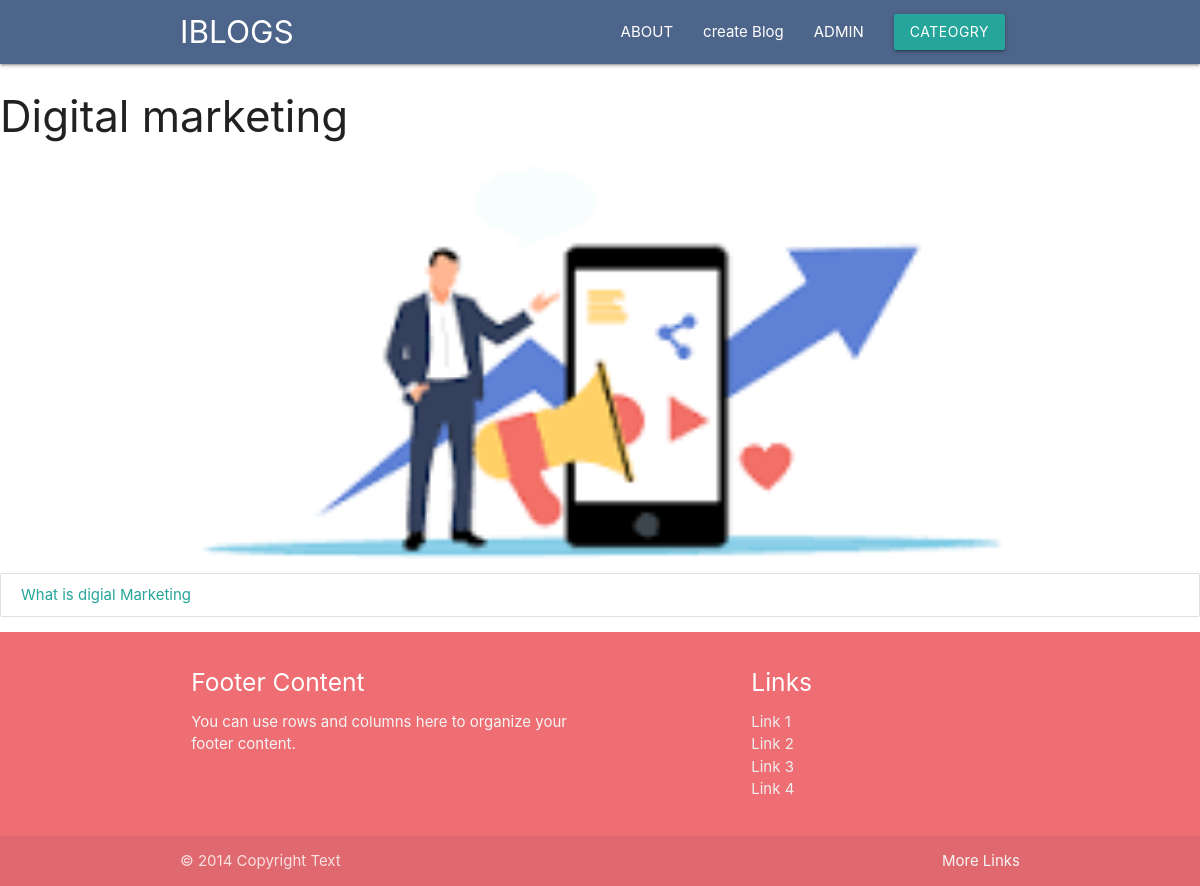
/category/dm/, run on the app's committed database.
### blog/models.py (models this page shows, shortened)
class Category(models.Model):
    cat_id = models.AutoField(primary_key=True)
    title = models.CharField(max_length=100)
    description = models.TextField()
    url = models.CharField(max_length=100)
    image = models.ImageField(upload_to='category')
    add_date = models.DateTimeField(auto_now_add=True,null=True)

class Post(models.Model):
    post_id = models.AutoField(primary_key=True)
    title = models.CharField(max_length=200)
    content = HTMLField()
    url = models.CharField(max_length=100)
    cat = models.ForeignKey(Category,on_delete=models.CASCADE)
    image = models.ImageField(upload_to='post')

### blog/views.py (the view)
# urls.py: path('category/<slug:url>/',views.category),
def category(request,url):
    cat = Category.objects.get(url=url)
    posts = Post.objects.filter(cat=cat)
    return render(request,'blog/category.html',{'cat':cat,'posts':posts})

### template/blog/category.html (shortened to what this page needs)
<!DOCTYPE html>
{% extends 'blog/base.html' %}
{%block content%}
<div class="container-custom">
    <h3>{{cat.title}}</h3>
    <div class="container">
        <img src="/media/{{cat.image}}" class="responsive-img" style="max-height:400px; width:100%; object-fit:cover">
    </div>
    <div class="collection">
        {% for p in posts %}
        <a href="/blog/{{p.url}}" class="collection-item">{{p.title}}</a>
        {%empty%}
        <h3>No post in this category</h3>
        {%endfor%}
      </div>
</div>
{%endblock%}

### data on the page
Category: title "Digital marketing", image (picture)
Post: title "What is digial Marketing"
